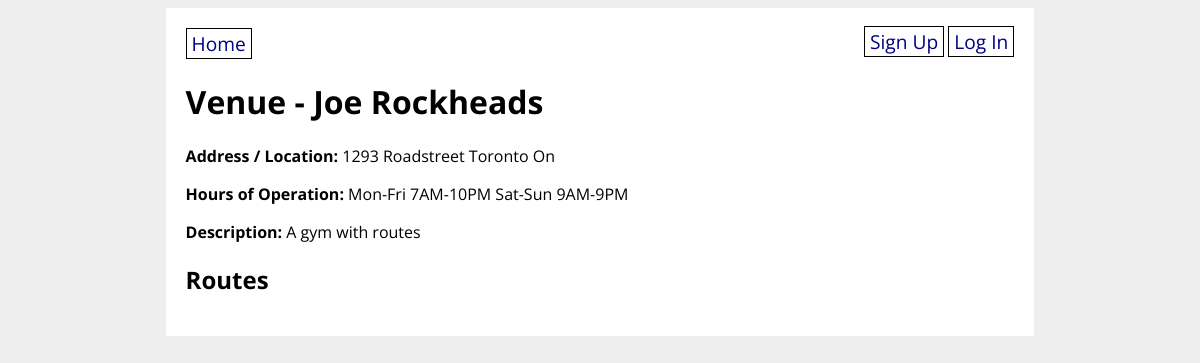
/venue/3, run on an earlier commit of the app's database.
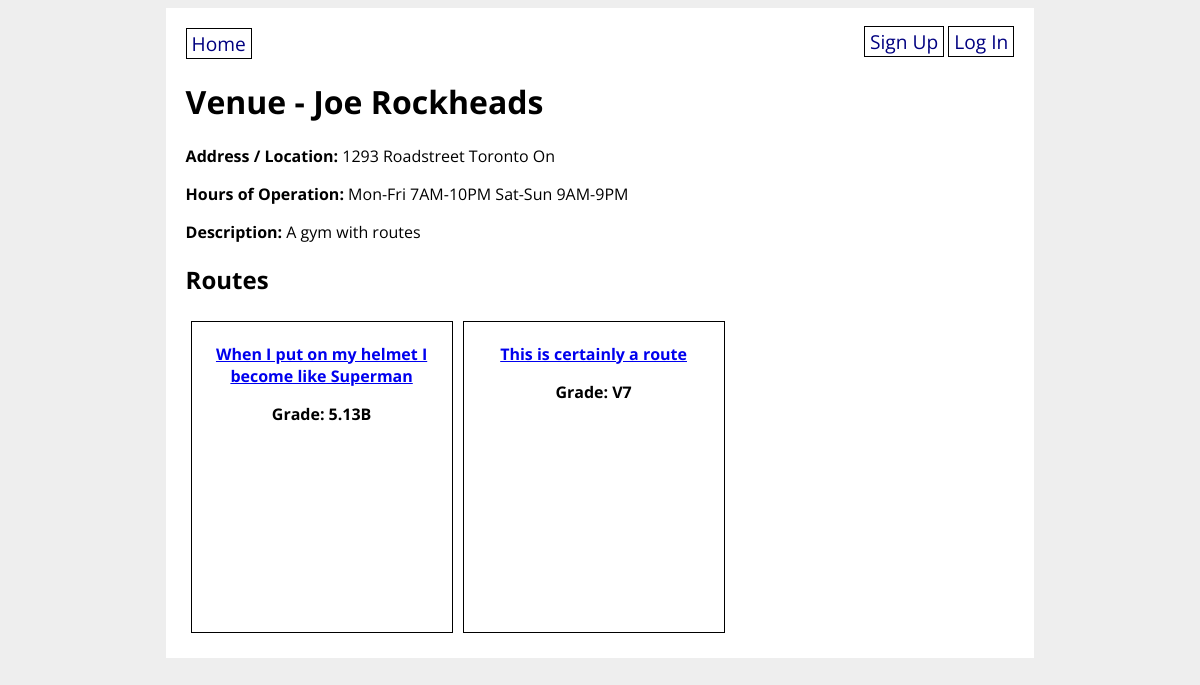
And on a later commit of the database.
### climbunity_app/models.py (models this page shows, shortened)
class Route(db.Model):
    id = db.Column(db.Integer, primary_key=True)
    venue_id = db.Column(db.Integer, db.ForeignKey('venue.id'), nullable=False)
    setter_id = db.Column(db.Integer, db.ForeignKey('user.id'))
    name = db.Column(db.String(80), nullable=False)
    grade = db.Column(db.String(10), nullable=False)
    photo_url = db.Column(URLType)
    route_set_date = db.Column(db.Date)
    route_takedown_date = db.Column(db.Date)
    projecting_users = db.relationship('User',
        secondary='user_project_lists', back_populates='user_projects'
    )
    def __repr__(self):
        return f'{self.name}'

### climbunity_app/main/routes.py (the view, shortened to what this page needs)
@main.route('/venue/<venue_id>', methods=['GET', 'POST'])
def venue_detail(venue_id):
    venue = Venue.query.get(venue_id)
    routes = Route.query.filter_by(venue_id=venue_id).all()
    print(routes)
    form = VenueForm(obj=venue)
    venue = Venue.query.get(venue_id)
    return render_template('venue_detail.html', form=form, routes=routes, venue=venue)

### climbunity_app/templates/venue_detail.html (shortened to what this page needs)
{% extends 'base.html' %}
{% block content %}
<h1>Venue - {{ venue.name }}</h1>
<p><strong>Address / Location:</strong> {{ venue.address }}</p>
<p><strong>Hours of Operation:</strong> {{ venue.open_hours }}</p>
<p><strong>Description:</strong> {{ venue.description }}</p>
<h2>Routes</h2>
<div class="routes">
    {% for route in routes %}
    <div class="route-details">
        <a href="/route/{{ route.id }}">
        <p><strong>{{ route.name }}</strong></p></a>
        <p><strong>Grade: {{ route.grade }}</strong></p>
    </div>
    {% endfor %}
</div>
{% endblock %}

What changed in the data, as far as the page shows it:
now on this page (row edited): Route: name "When I put on my helmet I become like Superman", grade "5.13B"
added Route: name "This is certainly a route", grade "V7"
